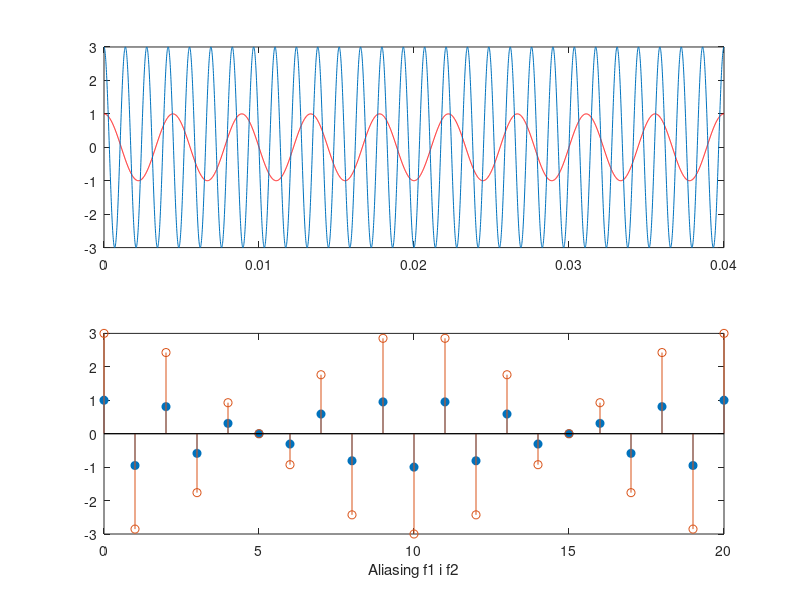

Write the MATLAB code that produced this figure.
close all
clear all
% 


% aliasing
figure
t=0:0.00001:9/225;    % 9 periodes
n=0:20;
% exemple

f1=225;
f2=725;
fs=500;
y1=cos(2.0*pi*f1*t);
y2=3*cos(2.0*pi*f2*t);
y3=cos(2.0*pi*(f1/fs)*n)
y4=3*cos(2.0*pi*(f2/fs)*n)

subplot(2,1,1)
plot(t,y1,'r')
hold on
plot(t,y2)
subplot(2,1,2)
stem(n,y3,'filled');
hold on
stem(n,y4,'o');
xlabel('Aliasing f1 i f2')
hold off


